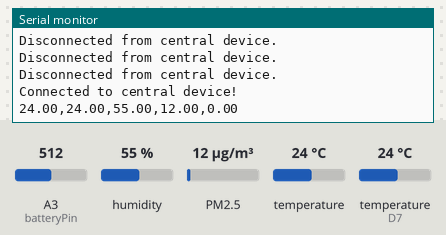
The sketch below on a simulated Arduino Nano 33 IoT. On the bench: the last lines printed to the serial monitor. The inputs (shaded band) are chosen by the test bench; at power-on: humidity 55 %, temperature (sensor on D7) 24 °C, A3 (batteryPin) = 512, PM2.5 12 µg/m³, temperature 24 °C. Nothing arrives over Bluetooth unless stated; a phone connects over Bluetooth LE 3 s after start.

Above: at 10.6 s.
10.7 s: humidity set to 22 %
At 12.5 s:
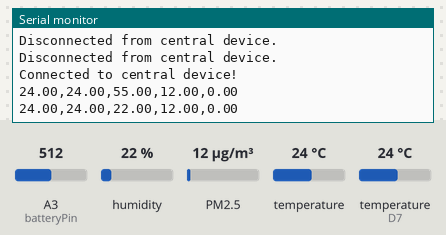
14.8 s: temperature (sensor on D7) set to 12 °C
At 18.8 s:
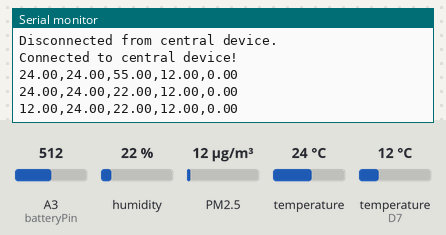
18.9 s: A3 (batteryPin) set to 716
23.0 s: PM2.5 set to 6 µg/m³
At 25.8 s:
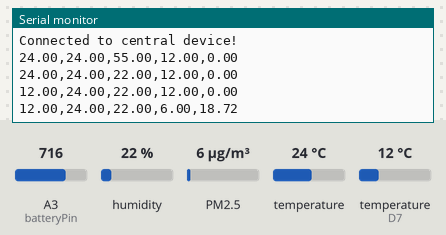
27.1 s: temperature (sensor 0) set to 12 °C
31.2 s: temperature (sensor on D7) set to 19 °C
At 32.4 s:
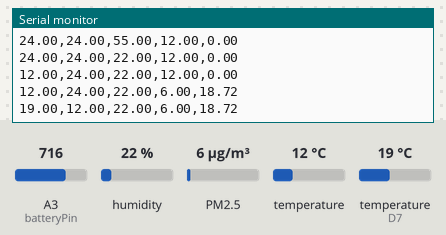
Timing chart, 0 to 34.2 s (numbered marks = the images above; inputs shaded):
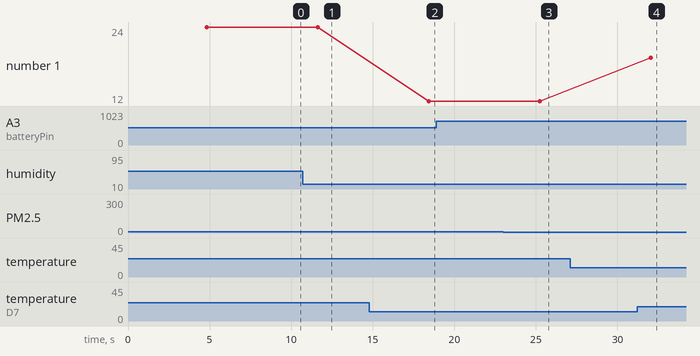

Measured:
- after the input at 10.7 s, the serial monitor: prints a new line after 0.93 s (image 1)
- after the input at 14.8 s, the serial monitor: prints a new line after 3.6 s (image 2)
- after the input at 23.0 s, the serial monitor: prints a new line after 2.2 s (image 3)
- after the input at 31.2 s, the serial monitor: prints a new line after 0.85 s (image 4)
- plotted number 1: 12 → 19 after the input at 31.2 s

The sketch:

Arduino_Capstone_Full_Code_copy_20240402005956.ino
```cpp
#include <ArduinoBLE.h>
#include "Adafruit_PM25AQI.h"
#include <OneWire.h>
#include <DallasTemperature.h>
#include <Arduino.h>
#include <Wire.h>
#include "Adafruit_SHT31.h"
#include <SoftwareSerial.h>
SoftwareSerial pmSerial(1,2);


const int batteryPin = A3;

// Function to read the battery voltage
float readBatteryVoltage() {
    int sensorValue = analogRead(batteryPin);
    float voltage = sensorValue * (5.0 / 1023.0);
    return voltage;
}

// Function to calculate battery percentage
float batteryPercentage(float voltage) {
    float maxVoltage = 4.8; // Maximum voltage of 4 fully charged AA batteries
    float minVoltage = 3.2; // Minimum voltage of 4 discharged AA batteries
    float percentage = (voltage - minVoltage) / (maxVoltage - minVoltage) * 100;
    percentage = constrain(percentage, 0, 100); // Ensure the percentage is between 0 and 100
    return percentage;
}

// Bluetooth LE Service and Characteristic UUIDs
BLEService customService("12345678-1234-1234-1234-123456789ABC");
BLEStringCharacteristic commandCharacteristic("ABCD1234-1234-1234-1234-123456789ABC", BLERead | BLEWrite, 20);
BLEStringCharacteristic responseCharacteristic("ABCD5678-1234-1234-1234-123456789ABC", BLENotify, 256); // Increased size for sensor data

// Humidity and temperature sensor (SHT31)
Adafruit_SHT31 sht31 = Adafruit_SHT31();

// PM2.5 sensor setup
Adafruit_PM25AQI aqi = Adafruit_PM25AQI();

// Temperature sensor setup
#define ONE_WIRE_BUS 7
OneWire oneWire(ONE_WIRE_BUS);
DallasTemperature sensors(&oneWire);


void setup() {
  Serial.begin(9600);
  Serial1.begin(9600);

  // Initialize sensors
  sensors.begin();
  if (!sht31.begin(0x44)) {
    Serial.println("Couldn't find SHT31");
    while (1) delay(1);
  }

  if (! aqi.begin_UART(&Serial1)) {
    Serial.println("Could not find PM 2.5 sensor!");
    while (1) delay(10);
  }

  // Initialize BLE
  if (!BLE.begin()) {
    Serial.println("Starting BLE failed!");
    while (1);
  }
  BLE.setLocalName("ArduinoBLETest");
  BLE.setAdvertisedService(customService);
  customService.addCharacteristic(commandCharacteristic);
  customService.addCharacteristic(responseCharacteristic);
  BLE.addService(customService);
  BLE.advertise();
  Serial.println("Bluetooth device active, waiting for connections...");
}
void loop() {
  BLEDevice central = BLE.central();
  if (central) {
    Serial.println("Connected to central device!");
    while (central.connected()) {
      if (commandCharacteristic.written()) {
        String command = commandCharacteristic.value();
        } else  {
          PM25_AQI_Data data;
            // Request temperature from Dallas sensor
            sensors.requestTemperatures();
            if (! aqi.read(&data)) {
    Serial.println("Could not read from AQI");
    delay(500);  // try again in a bit!
    return;
  }
  float voltage = readBatteryVoltage();
  float percentage = batteryPercentage(voltage);
    delay(1000); // Wait for a second before reading again
            float solarTemperature = sensors.getTempCByIndex(0);

            // Read humidity and temperature from SHT31
            float ambientHumidity = sht31.readHumidity();
            float ambientTemperature = sht31.readTemperature(); // Ambient temperature
            float pm25 = data.particles_25um;

            // Prepare sensor data string
            String sensorData =  String(solarTemperature) + "," + String(ambientTemperature) + "," + String(ambientHumidity) + "," + String(pm25) + "," + String(percentage);
            Serial.println(sensorData);
            delay(5000);
            // Send the sensor data over Bluetooth
            responseCharacteristic.writeValue(sensorData);
        }
      }
    }
    Serial.println("Disconnected from central device.");
  }
```
